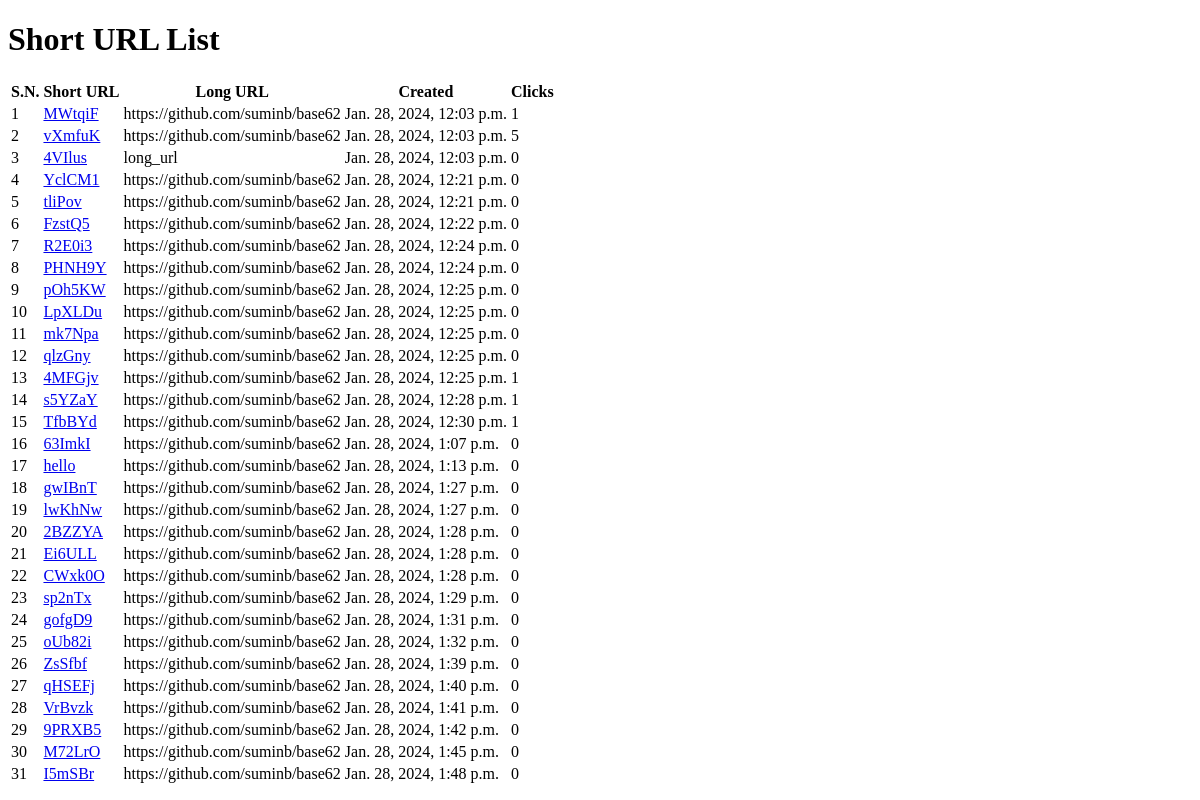
The page /url/list/ on the database as committed earlier.
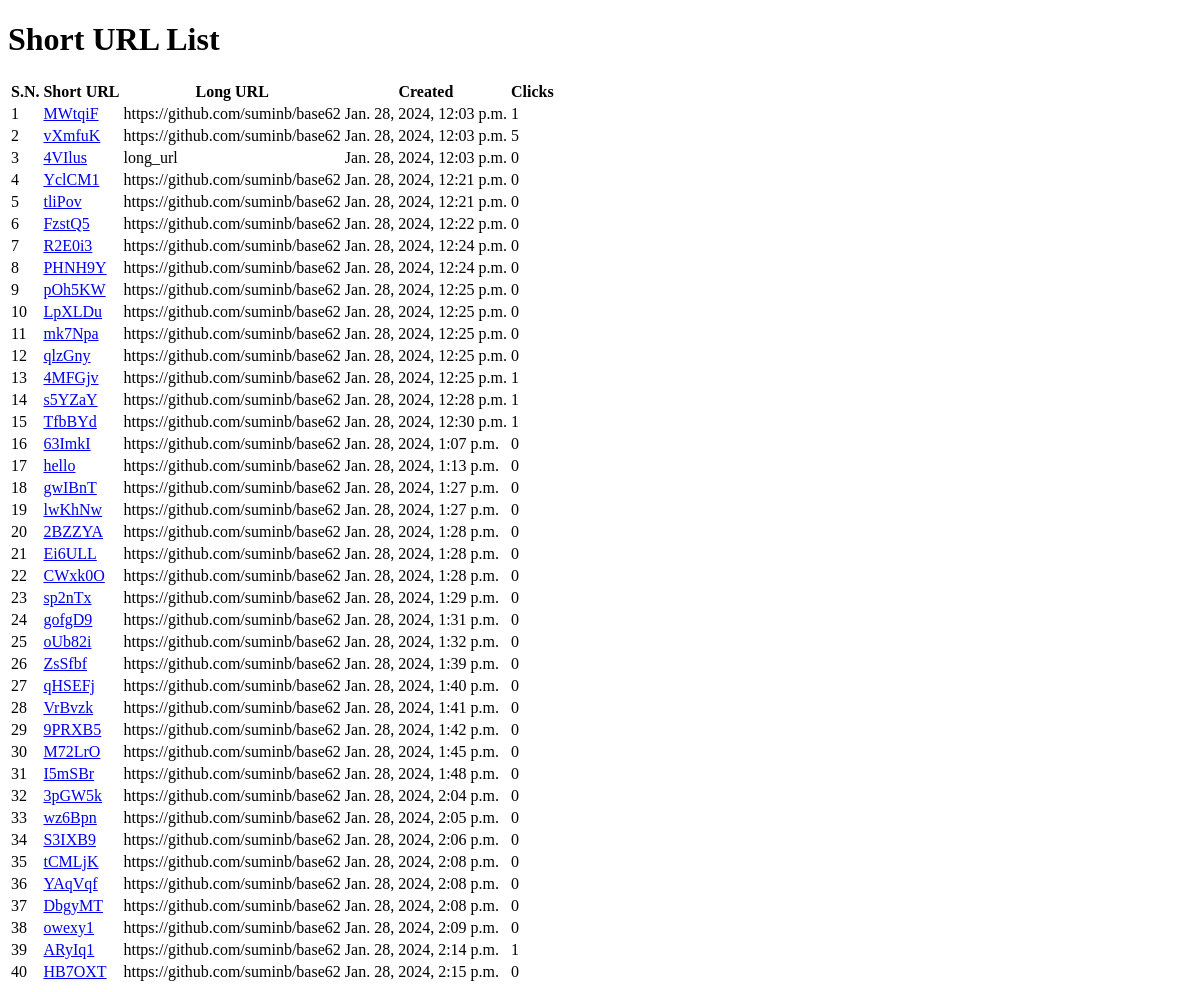
The same page on the database as committed later.
### account/models.py (models this page shows, shortened)
class UrlShortener(models.Model):
    short_url = models.CharField(max_length=100)
    long_url = models.CharField(max_length=500)
    created_at = models.DateTimeField(auto_now_add=True)
    updated_at = models.DateTimeField(auto_now=True)
    count = models.IntegerField(default=0)
    expiration_time = models.DateTimeField(null=True, blank=True)

### account/views.py (the view)
# urls.py: path('url/list/', views.short_url_list, name='url_list'),
def short_url_list(request):
    short_url_list = UrlShortener.objects.all()
    return render(request, "short_url_list.html", {"object_list": short_url_list})

### templates/short_url_list.html (shortened to what this page needs)
<!DOCTYPE html>
<html>
<head>
</head>
<body>
    <h1>Short URL List</h1>
    <div class="table">
        <table>
            <thead>
                <tr>
                    <th>S.N.</th>
                    <th>Short URL</th>
                    <th>Long URL</th>
                    <th>Created</th>
                    <th>Clicks</th>
                </tr>
            </thead>
            <tbody>
                {% for urls in object_list  %}
                    <tr>
                        <td>{{ forloop.counter }}</td>
                        <td><a href="{% url 'account:url_detail' urls.short_url %}">{{ urls.short_url }}</a></td>
                        <td>{{ urls.long_url}} </td>
                        <td>{{ urls.created_at }}</td>
                        <td>{{ urls.count }}</td>
                    </tr>
                {% endfor %}
            </tbody>
        </table>
    </div>
</body>
</html>

Rows that differ between the two databases and show on the page:
added UrlShortener: short_url "3pGW5k", long_url "https://github.com/suminb/base62", created_at "Jan. 28, 2024, 2:04 p.m.", count "0"
added UrlShortener: short_url "wz6Bpn", long_url "https://github.com/suminb/base62", created_at "Jan. 28, 2024, 2:05 p.m.", count "0"
added UrlShortener: short_url "S3IXB9", long_url "https://github.com/suminb/base62", created_at "Jan. 28, 2024, 2:06 p.m.", count "0"
added UrlShortener: short_url "tCMLjK", long_url "https://github.com/suminb/base62", created_at "Jan. 28, 2024, 2:08 p.m.", count "0"
added UrlShortener: short_url "YAqVqf", long_url "https://github.com/suminb/base62", created_at "Jan. 28, 2024, 2:08 p.m.", count "0"
added UrlShortener: short_url "DbgyMT", long_url "https://github.com/suminb/base62", created_at "Jan. 28, 2024, 2:08 p.m.", count "0"
added UrlShortener: short_url "owexy1", long_url "https://github.com/suminb/base62", created_at "Jan. 28, 2024, 2:09 p.m.", count "0"
added UrlShortener: short_url "ARyIq1", long_url "https://github.com/suminb/base62", created_at "Jan. 28, 2024, 2:14 p.m.", count "1"
added UrlShortener: short_url "HB7OXT", long_url "https://github.com/suminb/base62", created_at "Jan. 28, 2024, 2:15 p.m.", count "0"
